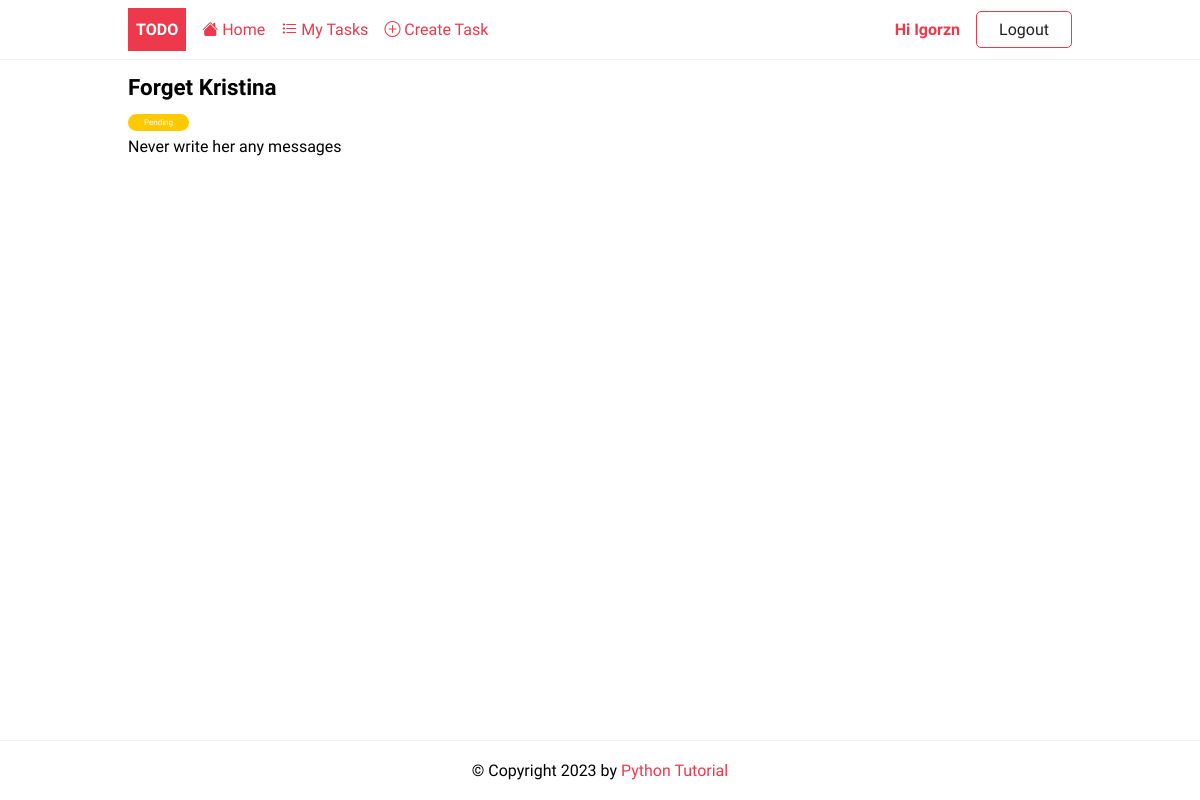
Before: /tasks/4 (signed in) with the older database file.
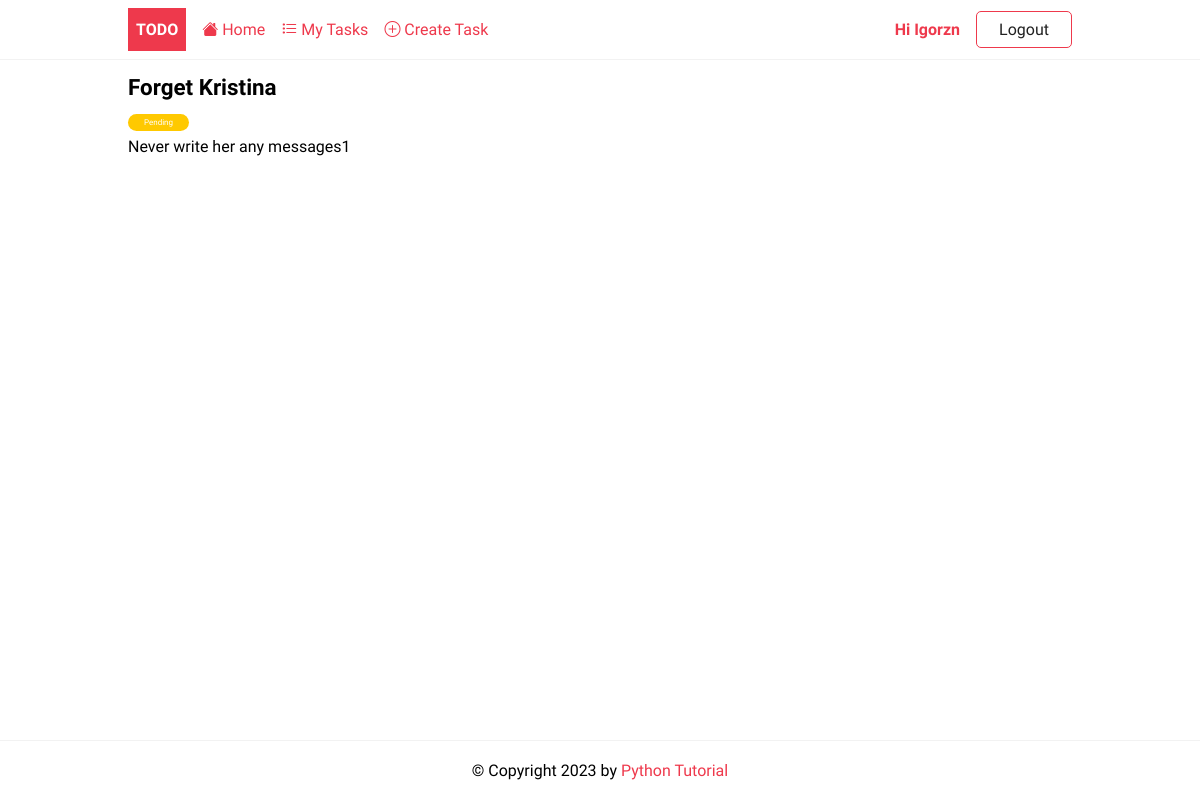
After: the same page with the newer database file.
### todo/models.py (models this page shows, shortened)
class Task(models.Model):
    title = models.CharField(max_length=255)
    description = models.TextField(null=True, blank=True)
    completed = models.BooleanField(default=False)
    created_at = models.DateTimeField(auto_now_add=True)
    user = models.ForeignKey(User, on_delete=models.CASCADE, null=True, blank=True)
    class Meta:
        ordering = ['completed']

### todo/views.py (the view)
# urls.py: path('<int:pk>', TaskDetailView.as_view(), name='task'),
class TaskDetailView(LoginRequiredMixin, DetailView):
    model = Task
    context_object_name = 'task'
    template_name = 'app/task_detail.html'
    def get_queryset(self):
        base_qs = super(TaskDetailView, self).get_queryset()
        return base_qs.filter(user=self.request.user)

### templates/app/task_detail.html (shortened to what this page needs)
{% extends 'base.html' %}
{% block content %}
    <article class="task">
        <header>
            <h2>{{ task.title }}</h2>
            <span class="badge {% if task.completed %}badge-completed{% else %}badge-pending{% endif %}">
			{% if task.completed %} Completed {% else %} Pending {% endif %}
		</span>
        </header>
        <p>{{ task.description }}</p>
    </article>
{% endblock content %}

### templates/base.html (shortened to what this page needs)
{% load static %}
<!DOCTYPE html>
<html lang="en">
<head>
    <link rel="stylesheet" href="{% static 'css/style.css' %}"/>
</head>
<body>
<header class="header">
    <div class="container">
        <a href="{% url 'home' %}" class="logo">Todo</a>
        <nav class="nav">
            <a href="{% url 'home' %}"><i class="bi bi-house-fill"></i> Home</a>
            {% if request.user.is_authenticated %}
                <a href="{% url 'tasks' %}"><i class="bi bi-list-task"></i> My Tasks</a>
                <a href="{% url 'task-create' %}"><i class="bi bi-plus-circle"></i> Create Task</a>
                <a href="{% url 'profile' %}" title="Update my profile">Hi {{request.user | title}}</a>
                <a href="{% url 'logout' %}" class="btn btn-outline">Logout</a>
            {% else %}
                <a href="{% url 'login' %}" class="btn btn-outline">Login</a>
                <a href="{% url 'register' %}" class="btn btn-primary">Join Now</a>
            {% endif %}
        </nav>
    </div>
</header>
<main>
    <div class="container">
        {% block content %} {% endblock %}
    </div>
</main>
<footer class="footer">
    <div class="container">
        <p>&copy; Copyright {% now "Y" %} by <a href="https://www.pythontutorial.net">Python Tutorial</a></p>
    </div>
</footer>
</body>
</html>

### static/css/style.css (style rules this page uses)
:root { --color-primary: #ee394c; --color-secondary: #86b7fe; --color-light: #f2f2f2; --color-gray: #ced4da; --color-dark: #212121; --color-white: #ffffff; --color-error: #e2442f; --color-warning: #ffc900; --color-info: #02a2b9; --color-success: #1ba345; --color-input: #00d1b2; --border-radius: 5px; }
* { margin: 0; padding: 0; box-sizing: border-box; text-rendering: optimizeLegibility; }
html, body { height: 100%; }
body { font-family: 'Dosis', sans-serif; font-size: 1rem; line-height: 1.7; display: flex; flex-direction: column; }
h2 { font-size: 1.4rem; }
a { color: var(--color-primary); text-decoration: none; }
.container { max-width: 960px; margin: 0 auto; padding: 0.5rem; }
.header { border-bottom: solid 1px var(--color-light); }
.header .container { display: flex; align-items: center; gap:1rem; }
.nav { display:flex; gap:1rem; align-items: center; justify-content: center; flex-basis: 100%; }
.nav a:nth-last-child(2) { margin-left: auto; font-weight: bold; }
.logo { padding: 0.5rem; background-color: var(--color-primary); text-decoration: none; color: var(--color-white); font-weight: bold; text-transform: uppercase; }
.task { margin-bottom: auto; }
.badge { font-size: 0.5rem; padding: 0.25rem 1rem; color: var(--color-white); border-radius: 2rem; align-self: flex-start; }
.badge-pending { background-color: var(--color-warning); }
.footer p { text-align: center; }
.footer { margin-top: auto; padding: 0.5rem 0; border-top: solid 1px var(--color-light); }
.btn { padding: 0.25rem 0.75rem; border-radius: var(--border-radius); background-color: var(--color-white); border: solid 1px var(--color-white); color: var(--color-dark); cursor: pointer; text-decoration: none; font-size: 1rem; min-width: 6rem; text-align: center; }
.btn-outline { border: solid 1px var(--color-primary); }

Changed rows visible on the page:
changed Task "Forget Kristina": description "Never write her any messages" → "Never write her any messages1"
